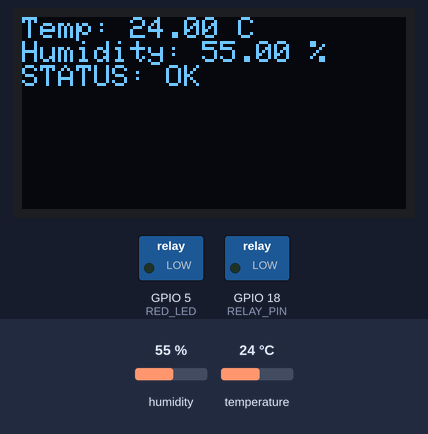
The sketch below on a simulated ESP32-S2. Parts: 128×64 one-colour display, switched loads named in the sketch (green lamp = pin HIGH). The inputs (shaded band) are chosen by the test bench; at power-on: humidity 55 %, temperature 24 °C. WiFi joins after 1.5 s; servers stay silent unless stated; no MQTT or app messages arrive unless stated; what the sketch prints to the serial monitor is not drawn.

Above: at 5.2 s.

The sketch:

sketch_feb6b_copy_20260210114914.ino
```cpp
#include <WiFi.h>
#include <PubSubClient.h>
#include <DHT.h>
#include <Wire.h>
#include <Adafruit_GFX.h>
#include <Adafruit_SSD1306.h>

// ---------- WiFi ----------
#define WIFI_SSID "Jon iPhone 16"
#define WIFI_PASS "jon42027"

// ---------- ThingsBoard MQTT ----------
#define MQTT_SERVER "thingsboard.cloud"
#define MQTT_PORT 1883
#define MQTT_TOKEN "yd4iu4e72dpa1gi19kmp"

// ---------- Pins ----------
#define DHTPIN 15
#define DHTTYPE DHT22
#define RED_LED 5
#define RELAY_PIN 18

// ---------- Thresholds ----------
#define TEMP_DANGER 35.0

// ---------- Objects ----------
WiFiClient espClient;
PubSubClient client(espClient);
DHT dht(DHTPIN, DHTTYPE);

Adafruit_SSD1306 display(128, 64, &Wire, -1);

void connectWiFi() {
  WiFi.begin(WIFI_SSID, WIFI_PASS);
  while (WiFi.status() != WL_CONNECTED) {
    delay(500);
  }
}

void connectMQTT() {
  while (!client.connected()) {
    client.connect("ESP32", MQTT_TOKEN, NULL);
    delay(500);
  }
}

void setup() {
  Serial.begin(115200);
  delay(3000);   //cuz USB CDC needs time to enumerate
  Serial.println("ESP32-S2 booting...");

  pinMode(RED_LED, OUTPUT);
  pinMode(RELAY_PIN, OUTPUT);

  digitalWrite(RED_LED, LOW);
  digitalWrite(RELAY_PIN, LOW);

  Wire.begin(8, 9);
  display.begin(SSD1306_SWITCHCAPVCC, 0x3C);

  dht.begin();
  connectWiFi();

  client.setServer(MQTT_SERVER, MQTT_PORT);
  connectMQTT();
}

void loop() {
  if (!client.connected()) connectMQTT();
  client.loop();

  float temp = dht.readTemperature();
  float hum = dht.readHumidity();

  if (isnan(temp) || isnan(hum)) return;

  // ---------- Heat Logic ----------
  bool danger = temp >= TEMP_DANGER;

  digitalWrite(RED_LED, danger ? HIGH : LOW);
  digitalWrite(RELAY_PIN, danger ? HIGH : LOW);

  // ---------- OLED ----------
  display.clearDisplay();
  display.setTextSize(1);
  display.setCursor(0, 0);
  display.print("Temp: "); display.print(temp); display.println(" C");
  display.print("Humidity: "); display.print(hum); display.println(" %");
  display.println(danger ? "STATUS: DANGER" : "STATUS: OK");
  display.display();

// ---------- MQTT Payload ----------
String payload = "{";
payload += "\"temperature\":" + String(temp, 2) + ",";
payload += "\"humidity\":" + String(hum, 2) + ",";
payload += "\"heatDanger\":" + String(danger ? "true" : "false");
payload += "}";

client.publish("v1/devices/me/telemetry", payload.c_str());


  delay(30000);
}
```
